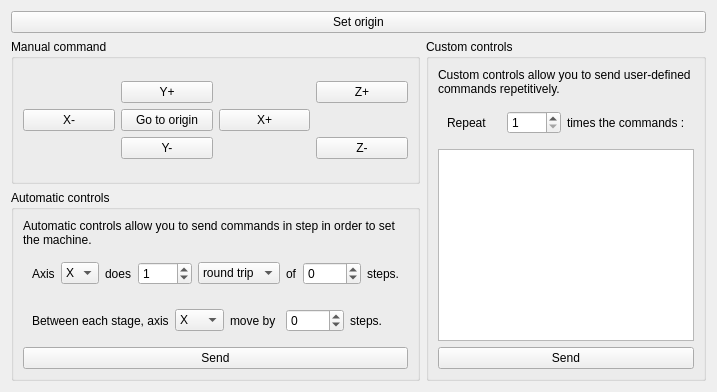
          <widget class="QWidget" name="tab_command">
           <attribute name="title">
            <string>Command</string>
           </attribute>
           <layout class="QGridLayout" name="gridLayout">
            <item row="1" column="0">
             <widget class="QGroupBox" name="grp_cmd">
              <property name="title">
               <string>Manual command</string>
              </property>
              <layout class="QVBoxLayout" name="verticalLayout_6">
               <item>
                <layout class="QGridLayout" name="gridLayout_2">
                 <item row="1" column="2">
                  <widget class="QPushButton" name="btn_x_plus">
                   <property name="text">
                    <string>X+</string>
                   </property>
                   <property name="icon">
                    <iconset resource="ressources.qrc">
                     <normaloff>:/rc/rc/right.png</normaloff>:/rc/rc/right.png</iconset>
                   </property>
                  </widget>
                 </item>
                 <item row="0" column="1">
                  <widget class="QPushButton" name="btn_y_plus">
                   <property name="text">
                    <string>Y+</string>
                   </property>
                   <property name="icon">
                    <iconset resource="ressources.qrc">
                     <normaloff>:/rc/rc/up.png</normaloff>:/rc/rc/up.png</iconset>
                   </property>
                  </widget>
                 </item>
                 <item row="0" column="3">
                  <widget class="QPushButton" name="btn_z_plus">
                   <property name="text">
                    <string>Z+</string>
                   </property>
                   <property name="icon">
                    <iconset resource="ressources.qrc">
                     <normaloff>:/rc/rc/up.png</normaloff>:/rc/rc/up.png</iconset>
                   </property>
                  </widget>
                 </item>
                 <item row="2" column="3">
                  <widget class="QPushButton" name="btn_z_minus">
                   <property name="text">
                    <string>Z-</string>
                   </property>
                   <property name="icon">
                    <iconset resource="ressources.qrc">
                     <normaloff>:/rc/rc/down.png</normaloff>:/rc/rc/down.png</iconset>
                   </property>
                  </widget>
                 </item>
                 <item row="2" column="1">
                  <widget class="QPushButton" name="btn_y_minus">
                   <property name="text">
                    <string>Y-</string>
                   </property>
                   <property name="icon">
                    <iconset resource="ressources.qrc">
                     <normaloff>:/rc/rc/down.png</normaloff>:/rc/rc/down.png</iconset>
                   </property>
                  </widget>
                 </item>
                 <item row="1" column="0">
                  <widget class="QPushButton" name="btn_x_minus">
                   <property name="text">
                    <string>X-</string>
                   </property>
                   <property name="icon">
                    <iconset resource="ressources.qrc">
                     <normaloff>:/rc/rc/left.png</normaloff>:/rc/rc/left.png</iconset>
                   </property>
                  </widget>
                 </item>
                 <item row="1" column="1">
                  <widget class="QPushButton" name="btn_go_to_zero">
                   <property name="text">
                    <string>Go to origin</string>
                   </property>
                   <property name="icon">
                    <iconset resource="ressources.qrc">
                     <normaloff>:/rc/rc/origin.png</normaloff>:/rc/rc/origin.png</iconset>
                   </property>
                   <property name="iconSize">
                    <size>
                     <width>64</width>
                     <height>64</height>
                    </size>
                   </property>
                   <property name="flat">
                    <bool>false</bool>
                   </property>
                  </widget>
                 </item>
                </layout>
               </item>
              </layout>
             </widget>
            </item>
            <item row="2" column="0">
             <widget class="QGroupBox" name="grp_auto">
              <property name="title">
               <string>Automatic controls</string>
              </property>
              <layout class="QVBoxLayout" name="verticalLayout_14">
               <item>
                <widget class="QLabel" name="label_6">
                 <property name="text">
                  <string>Automatic controls allow you to send commands in step in order to set the machine.</string>
                 </property>
                 <property name="wordWrap">
                  <bool>true</bool>
                 </property>
                </widget>
               </item>
               <item>
                <widget class="QWidget" name="auto_cmd_1" native="true">
                 <layout class="QHBoxLayout" name="horizontalLayout_10">
                  <item>
                   <widget class="QLabel" name="label_7">
                    <property name="text">
                     <string>Axis</string>
                    </property>
                   </widget>
                  </item>
                  <item>
                   <widget class="QComboBox" name="auto_cmd_axis">
                    <item>
                     <property name="text">
                      <string>X</string>
                     </property>
                    </item>
                    <item>
                     <property name="text">
                      <string>Y</string>
                     </property>
                    </item>
                    <item>
                     <property name="text">
                      <string>Z</string>
                     </property>
                    </item>
                   </widget>
                  </item>
                  <item>
                   <widget class="QLabel" name="label_8">
                    <property name="text">
                     <string>does</string>
                    </property>
                   </widget>
                  </item>
                  <item>
                   <widget class="QSpinBox" name="auto_cmd_number">
                    <property name="maximum">
                     <number>1000</number>
                    </property>
                    <property name="value">
                     <number>1</number>
                    </property>
                   </widget>
                  </item>
                  <item>
                   <widget class="QComboBox" name="auto_cmd_type">
                    <item>
                     <property name="text">
                      <string>round trip</string>
                     </property>
                    </item>
                    <item>
                     <property name="text">
                      <string>go</string>
                     </property>
                    </item>
                   </widget>
                  </item>
                  <item>
                   <widget class="QLabel" name="label_9">
                    <property name="text">
                     <string>of</string>
                    </property>
                   </widget>
                  </item>
                  <item>
                   <widget class="QSpinBox" name="auto_cmd_step">
                    <property name="minimum">
                     <number>-5000</number>
                    </property>
                    <property name="maximum">
                     <number>5000</number>
                    </property>
                   </widget>
                  </item>
                  <item>
                   <widget class="QLabel" name="label_10">
                    <property name="text">
                     <string>steps.</string>
                    </property>
                   </widget>
                  </item>
                 </layout>
                </widget>
               </item>
               <item>
                <widget class="QWidget" name="auto_cmd_2" native="true">
                 <layout class="QHBoxLayout" name="horizontalLayout_6">
                  <item>
                   <widget class="QLabel" name="label_13">
                    <property name="text">
                     <string>Between each stage, axis</string>
                    </property>
                    <property name="textFormat">
                     <enum>Qt::PlainText</enum>
                    </property>
                   </widget>
                  </item>
                  <item>
                   <widget class="QComboBox" name="auto_cmd_axis_2">
                    <item>
                     <property name="text">
                      <string>X</string>
                     </property>
                    </item>
                    <item>
                     <property name="text">
                      <string>Y</string>
                     </property>
                    </item>
                    <item>
                     <property name="text">
                      <string>Z</string>
                     </property>
                    </item>
                   </widget>
                  </item>
                  <item>
                   <widget class="QLabel" name="label_14">
                    <property name="text">
                     <string>move by</string>
                    </property>
                   </widget>
                  </item>
                  <item>
                   <widget class="QSpinBox" name="auto_cmd_step_2">
                    <property name="minimum">
                     <number>-5000</number>
                    </property>
                    <property name="maximum">
                     <number>5000</number>
                    </property>
                   </widget>
                  </item>
                  <item>
                   <widget class="QLabel" name="label_15">
                    <property name="text">
                     <string>steps.</string>
                    </property>
                   </widget>
                  </item>
                 </layout>
                </widget>
               </item>
               <item>
                <widget class="QPushButton" name="btn_run_auto_cmd">
                 <property name="text">
                  <string>Send</string>
                 </property>
                 <property name="icon">
                  <iconset resource="ressources.qrc">
                   <normaloff>:/rc/rc/run.png</normaloff>:/rc/rc/run.png</iconset>
                 </property>
                </widget>
               </item>
              </layout>
             </widget>
            </item>
            <item row="1" column="1" rowspan="2">
             <widget class="QGroupBox" name="groupBox_6">
              <property name="title">
               <string>Custom controls</string>
              </property>
              <layout class="QVBoxLayout" name="verticalLayout_5">
               <item>
                <widget class="QLabel" name="label_16">
                 <property name="text">
                  <string>Custom controls allow you to send user-defined commands repetitively.</string>
                 </property>
                 <property name="wordWrap">
                  <bool>true</bool>
                 </property>
                </widget>
               </item>
               <item>
                <widget class="QWidget" name="widget_4" native="true">
                 <layout class="QHBoxLayout" name="horizontalLayout_7">
                  <item>
                   <widget class="QLabel" name="label_17">
                    <property name="text">
                     <string>Repeat</string>
                    </property>
                   </widget>
                  </item>
                  <item>
                   <widget class="QSpinBox" name="custom_cmd_number">
                    <property name="minimum">
                     <number>1</number>
                    </property>
                    <property name="maximum">
                     <number>1000</number>
                    </property>
                   </widget>
                  </item>
                  <item>
                   <widget class="QLabel" name="label_18">
                    <property name="text">
                     <string>times the commands :</string>
                    </property>
                   </widget>
                  </item>
                 </layout>
                </widget>
               </item>
               <item>
                <widget class="QTextEdit" name="custom_cmd"/>
               </item>
               <item>
                <widget class="QPushButton" name="btn_run_custom_cmd">
                 <property name="text">
                  <string>Send</string>
                 </property>
                 <property name="icon">
                  <iconset resource="ressources.qrc">
                   <normaloff>:/rc/rc/run.png</normaloff>:/rc/rc/run.png</iconset>
                 </property>
                </widget>
               </item>
              </layout>
             </widget>
            </item>
            <item row="0" column="0" colspan="2">
             <widget class="QPushButton" name="btn_set_origin">
              <property name="text">
               <string>Set origin</string>
              </property>
              <property name="icon">
               <iconset resource="ressources.qrc">
                <normaloff>:/rc/rc/origin.png</normaloff>:/rc/rc/origin.png</iconset>
              </property>
             </widget>
            </item>
           </layout>
          </widget>
